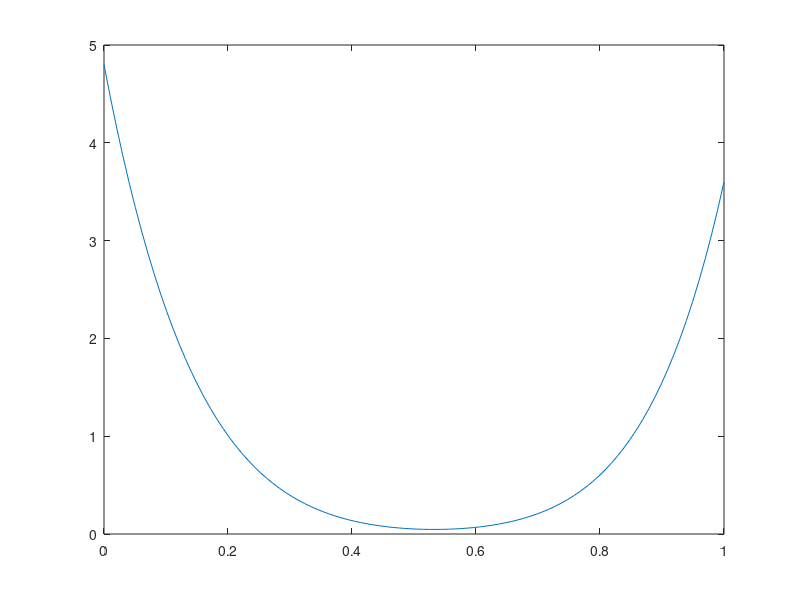

Write the MATLAB code that produced this figure. (Note: this script raises an error after producing the figure.)
%EE511 Project 5
%Author: Yong Wang <yongw@usc.edu>
x0=linspace(0,1);
fx = 0.6.*(1-x0).^7./beta(1,8) + 0.4.*x0.^8./beta(9,1);
figure;
plot(x0,fx);
rng(1);
k=800;
x=zeros(k,1);
v=.6;
x(1)=rand; %the intial point
for t=1:k-1
	%generate from normal(xt,1)
    xp = x(t) + v*randn;
    if xp < 0 || (xp > 1)
        fp = 0;
    else
        fp = 0.6.*(1-xp).^7./beta(1,8) + 0.4.*xp.^8./beta(9,1);
    end
    f = 0.6.*(1-x(t)).^7./beta(1,8) + 0.4.*x(t).^8./beta(9,1);
    a = fp*normpdf(x(t),xp)/f*normpdf(xp,x(t));
    if a > 1
        a = 1;
    end
    if a >= rand
        %accept
        x(t+1) = xp;
    else
        %reject
        x(t+1) = x(t);
    end
end
figure;
nbin=20;
h = histogram(x, nbin, 'Normalization','pdf');
bins = h.BinEdges(:,1:nbin);
vals = h.Values;
E = 0.6.*(1-bins).^7./beta(1,8) + 0.4.*bins.^8./beta(9,1);
hold on;
plot(x0,fx);
%chi-square test
[h2,p,st] = chi2gof(bins,'Edges',h.BinEdges,'Frequency',vals,'Expected',E);
fprintf('h=%f  p=%f \n', h2, p);
chi = sum((vals-E).^2./E);
xlabel('X');
ylabel('Frequency');
title(sprintf('Histogram of %d samples, Chi-square h=%d, Proposal var=%.1f',k,h2,v));
legend('Samples', 'Original PDF');

%% Schwefel Function
x0=linspace(-500,500);
y0=linspace(-500,500);
[X,Y] = meshgrid(x0,y0);
Z = 418.9829*2 - X.*sin(sqrt(abs(X))) - Y.*sin(sqrt(abs(Y)));
contour(x0,y0,Z);
xlabel('x');
ylabel('y');
title('Sample Path');

iter = 1000;
minima=zeros(100,1);
location=zeros(100,2);
t0=8000;
for j=1:100 
    x=zeros(iter+1,2);
    %initial point
    x(1,:) = -500+1000*rand(1,2);
    for i=1:iter 
        %cooling schedule
        t = t0*0.99^(i-1);  %exponential
        t = t0/i; %polynomial
        %t = t0/(1+80*log(i)); %logarithmic
        v = 400;
        xp = x(i,:);
        if(mod(i,2) == 0) 
            %generate new x
            xp(1) = xp(2)+v*randn;
        else
            %generate new y
            xp(2) = xp(1)+v*randn;
        end
        if(abs(xp(1))>500)
            xp(1)=sign(xp(1))*500;
        end
        if(abs(xp(2))>500)
            xp(2)=sign(xp(2))*500;
        end
        z=418.9829*2 - x(i,1)*sin(sqrt(abs(x(i,1)))) - x(i,2)*sin(sqrt(abs(x(i,2))));
        zp=418.9829*2 - xp(1)*sin(sqrt(abs(xp(1)))) - xp(2)*sin(sqrt(abs(xp(2))));

        a = exp(-(zp-z)/t);
        if  zp < z ||  rand < a
            x(i+1,:)=xp;
            m=zp;
        else
            x(i+1,:)=x(i);
            m=z;
        end
    end
    minima(j) = m;
    location(j,:) = x(i,:);
end
figure;
hist3(location,'Ctrs',{-500:50:500 -500:50:500}, 'FaceAlpha',.35,'EdgeAlpha',.15);
hold on;
contour(x0,y0,Z);
title(sprintf('Sample Path for %d Interation',iter));
zlabel('Freqency');
xlabel('X');
ylabel('Y');

%plot(x(:,1),x(:,2),'r');
%plot(x(iter+1,1),x(iter+1,2),'bx');
figure;
histogram(minima);
xlabel('Minima');
ylabel('Frequency');
title(sprintf('Minimas with iteration=%d, t0=%d polynomial cooling',iter,t0));




%% [Optimal Paths]
ncity=1000;
N=[1000*rand(ncity,1) 1000*rand(ncity,1)];
oriN=N;
t0=6000;iter=500000;

%initial order
order=randperm(ncity);
oldN(1:ncity,:) = N([order],:);
D=zeros(1,iter);
for i=1:iter 
    %cooling schedule
    t = t0*0.99^(i-1);  %exponential
    t = t0/i; %polynomial
    t = t0/(1+80*log(i)); %logarithmic
    %randomly pick up and swap two cities
    idx = randi(ncity, 1, 2);
    newN = oldN;
    newN(idx(1),:) = oldN(idx(2),:);
    newN(idx(2),:) = oldN(idx(1),:);

    tsp=sum(sqrt(sum((diff(oldN).^2),2)));
    tsp_new=sum(sqrt(sum((diff(newN).^2),2)));
    a = exp(-(tsp_new-tsp)/t);
    if  tsp_new < tsp ||  rand < a
        oldN=newN;
        D(i)=tsp_new;
    else
        D(i)=tsp;
    end
end

figure;
plot(N(:,1),N(:,2),'bx');
hold on;
for i=1:ncity-1
    plot(oldN(i:i+1,1),oldN(i:i+1,2));
end
axis([0 1000 0 1000]);
title(sprintf('Final TSP city tour. N=%d',ncity));

hold off;
figure;
plot([1:iter],D);
title(sprintf('Values of objective function. N=%d with logarithmic cooling',ncity));
xlabel('Iterations');
ylabel('Function Value');
